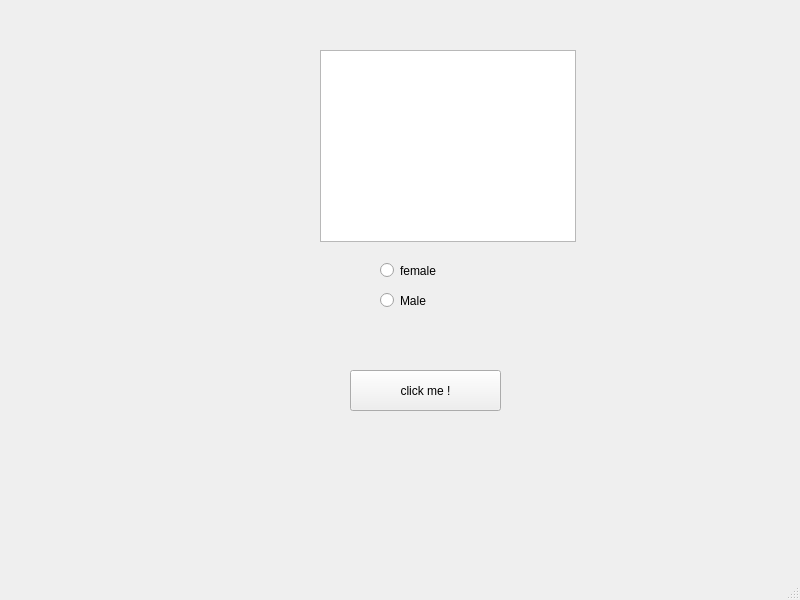
<?xml version="1.0" encoding="UTF-8"?>
<ui version="4.0">
 <class>MainWindow</class>
 <widget class="QMainWindow" name="MainWindow">
  <property name="geometry">
   <rect>
    <x>0</x>
    <y>0</y>
    <width>800</width>
    <height>600</height>
   </rect>
  </property>
  <property name="windowTitle">
   <string>MainWindow</string>
  </property>
  <widget class="QWidget" name="centralwidget">
   <widget class="QPushButton" name="pushButton">
    <property name="geometry">
     <rect>
      <x>350</x>
      <y>370</y>
      <width>151</width>
      <height>41</height>
     </rect>
    </property>
    <property name="text">
     <string>click me !</string>
    </property>
   </widget>
   <widget class="QRadioButton" name="radioButton">
    <property name="geometry">
     <rect>
      <x>380</x>
      <y>290</y>
      <width>104</width>
      <height>21</height>
     </rect>
    </property>
    <property name="text">
     <string>Male</string>
    </property>
   </widget>
   <widget class="QRadioButton" name="radioButton_2">
    <property name="geometry">
     <rect>
      <x>380</x>
      <y>260</y>
      <width>104</width>
      <height>21</height>
     </rect>
    </property>
    <property name="text">
     <string>female</string>
    </property>
   </widget>
   <widget class="QTextBrowser" name="textBrowser">
    <property name="geometry">
     <rect>
      <x>320</x>
      <y>50</y>
      <width>256</width>
      <height>192</height>
     </rect>
    </property>
   </widget>
  </widget>
  <widget class="QMenuBar" name="menubar">
   <property name="geometry">
    <rect>
     <x>0</x>
     <y>0</y>
     <width>800</width>
     <height>22</height>
    </rect>
   </property>
  </widget>
  <widget class="QStatusBar" name="statusbar"/>
 </widget>
 <resources/>
 <connections/>
</ui>
